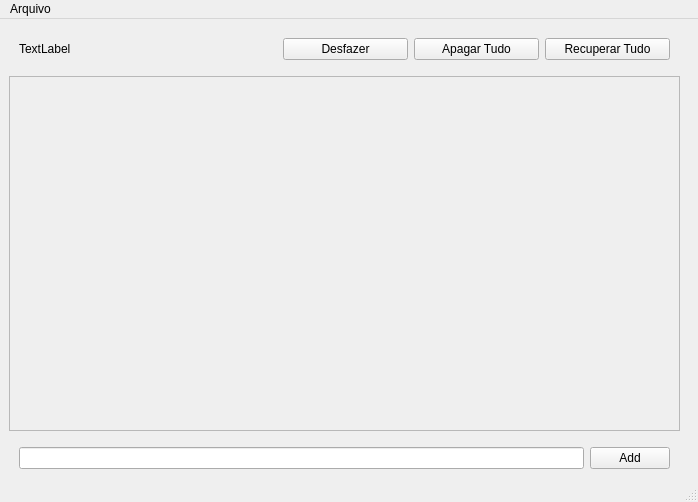
<?xml version="1.0" encoding="UTF-8"?>
<ui version="4.0">
 <class>MainWindow</class>
 <widget class="QMainWindow" name="MainWindow">
  <property name="geometry">
   <rect>
    <x>0</x>
    <y>0</y>
    <width>698</width>
    <height>502</height>
   </rect>
  </property>
  <property name="windowTitle">
   <string>MainWindow</string>
  </property>
  <widget class="QWidget" name="centralwidget">
   <widget class="QWidget" name="verticalLayoutWidget">
    <property name="geometry">
     <rect>
      <x>9</x>
      <y>9</y>
      <width>671</width>
      <height>451</height>
     </rect>
    </property>
    <layout class="QVBoxLayout" name="verticalLayoutMain">
     <item>
      <layout class="QHBoxLayout" name="topMenu">
       <property name="leftMargin">
        <number>10</number>
       </property>
       <property name="topMargin">
        <number>10</number>
       </property>
       <property name="rightMargin">
        <number>10</number>
       </property>
       <property name="bottomMargin">
        <number>10</number>
       </property>
       <item>
        <widget class="QLabel" name="nomeListaTarefas">
         <property name="text">
          <string>TextLabel</string>
         </property>
        </widget>
       </item>
       <item>
        <widget class="QPushButton" name="botDesfazer">
         <property name="maximumSize">
          <size>
           <width>125</width>
           <height>16777215</height>
          </size>
         </property>
         <property name="text">
          <string>Desfazer</string>
         </property>
        </widget>
       </item>
       <item>
        <widget class="QPushButton" name="botApagarTudo">
         <property name="maximumSize">
          <size>
           <width>125</width>
           <height>16777215</height>
          </size>
         </property>
         <property name="statusTip">
          <string comment="Apagar Tudo!" extracomment="Apagar Tudo!"/>
         </property>
         <property name="whatsThis">
          <string comment="Apagar Tudo!" extracomment="Apagar Tudo!"/>
         </property>
         <property name="text">
          <string>Apagar Tudo</string>
         </property>
        </widget>
       </item>
       <item>
        <widget class="QPushButton" name="botRecuperarTudo">
         <property name="maximumSize">
          <size>
           <width>125</width>
           <height>16777215</height>
          </size>
         </property>
         <property name="text">
          <string>Recuperar Tudo</string>
         </property>
        </widget>
       </item>
      </layout>
     </item>
     <item>
      <layout class="QVBoxLayout" name="verticalLayout_2">
       <item>
        <widget class="QScrollArea" name="scrollArea">
         <property name="mouseTracking">
          <bool>false</bool>
         </property>
         <property name="statusTip">
          <string extracomment="Apagar Tudo!"/>
         </property>
         <property name="whatsThis">
          <string/>
         </property>
         <property name="accessibleDescription">
          <string/>
         </property>
         <property name="widgetResizable">
          <bool>true</bool>
         </property>
         <widget class="QWidget" name="scrollAreWidContents">
          <property name="geometry">
           <rect>
            <x>0</x>
            <y>0</y>
            <width>665</width>
            <height>343</height>
           </rect>
          </property>
         </widget>
        </widget>
       </item>
      </layout>
     </item>
     <item>
      <layout class="QHBoxLayout" name="bottonMenu">
       <property name="leftMargin">
        <number>10</number>
       </property>
       <property name="topMargin">
        <number>10</number>
       </property>
       <property name="rightMargin">
        <number>10</number>
       </property>
       <property name="bottomMargin">
        <number>10</number>
       </property>
       <item>
        <widget class="QLineEdit" name="lineEdit"/>
       </item>
       <item>
        <widget class="QPushButton" name="botAdd">
         <property name="text">
          <string>Add</string>
         </property>
        </widget>
       </item>
      </layout>
     </item>
    </layout>
   </widget>
  </widget>
  <widget class="QMenuBar" name="menubar">
   <property name="geometry">
    <rect>
     <x>0</x>
     <y>0</y>
     <width>698</width>
     <height>22</height>
    </rect>
   </property>
   <widget class="QMenu" name="menuArquivo">
    <property name="title">
     <string>Arquivo</string>
    </property>
    <addaction name="actionSobre"/>
   </widget>
   <addaction name="menuArquivo"/>
  </widget>
  <widget class="QStatusBar" name="statusbar"/>
  <action name="actionSobre">
   <property name="text">
    <string>Sobre</string>
   </property>
  </action>
 </widget>
 <resources/>
 <connections/>
</ui>
